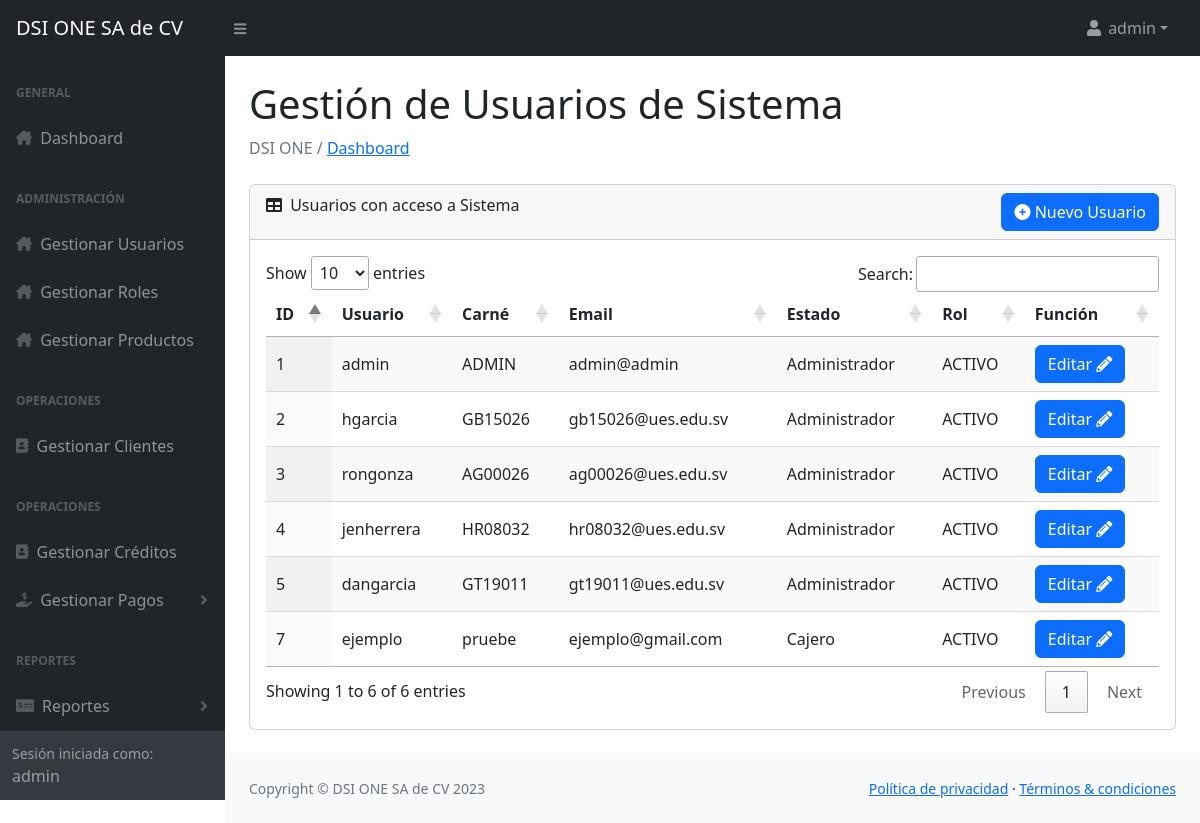
Page /Vista/admin_usuarios.php (signed in) on the committed database.
### tables this page shows
CREATE TABLE `usuarios_dsi` (
  `id` int(11) NOT NULL,
  `username` varchar(15) NOT NULL,
  `password` varchar(25) NOT NULL,
  `carne` varchar(10) NOT NULL,
  `email` varchar(25) NOT NULL,
  `codigo_recuperacion` varchar(6) DEFAULT NULL,
  `estado` enum('ACTIVO','INACTIVO') NOT NULL DEFAULT 'ACTIVO',
  `rol` varchar(255) NOT NULL
);

### Vista/admin_usuarios.php (the view, shortened to what this page needs)
<?php include '../Controlador/sesion.php';
?>
<head>
    <?php include '../Modelo/o_head.php'; ?>
</head>
<body class="sb-nav-fixed">
    <?php include '../Modelo/o_menu.php'; ?>
    <div id="layoutSidenav_content">
        <main>
            <div class="container-fluid px-4">
                <h1 class="mt-4">Gestión de Usuarios de Sistema</h1>
                <ol class="breadcrumb mb-4">
                    <li class="breadcrumb-item active"> DSI ONE / <a href="../Vista/home.php"> Dashboard </a></li>
                </ol>
                <div class="card mb-4">
                    <div class="card-header">
                        <i class="fas fa-table me-1"></i>
                        Usuarios con acceso a Sistema
                        <div style="float: right;">
                            <button class="btn btn-primary" data-bs-toggle="modal" data-bs-target="#addUsuarioModal"><i class="fa-solid fa-circle-plus"></i> Nuevo Usuario</button>
                        </div>
                    </div>
                    <div class="card-body">
                        <table id="datatablesSimple" class="display">
                            <thead>
                                <tr>
                                    <th>ID</th>
                                    <th>Usuario</th>
                                    <th>Carné</th>
                                    <th>Email</th>
                                    <th>Estado</th>
                                    <th>Rol</th>
                                    <th>Función</th>
                                </tr>
                            </thead>
                            <tbody>
                                <?php
                                $query = "SELECT * FROM usuarios_dsi";
                                $result = $conn->query($query);
                                if ($result->num_rows > 0) {
                                    while ($row = $result->fetch_assoc()) {
                                        echo "<tr>";
                                        echo "<td>" . $row['id'] . "</td>";
                                        echo "<td>" . $row['username'] . "</td>";
                                        echo "<td>" . $row['carne'] . "</td>";
                                        echo "<td>" . $row['email'] . "</td>";
                                        echo "<td>" . $row['rol'] . "</td>";
                                        echo "<td>" . $row['estado'] . "</td>";
                                        echo '<td>
                                                <button class="btn btn-primary" onclick="cargarDatosUsuario(' . $row['id'] . ')" data-bs-toggle="modal" data-bs-target="#editUsuarioModal">Editar <i class="fas fa-pencil-alt" style="color: white;"></i></button>
                                            </td>';
                                        echo "</tr>";
                                    }
                                } else {
                                    echo "<tr><td colspan='7'>No se encontraron registros en la tabla usuarios_dsi.</td></tr>";
                                }
                                ?>
                            </tbody>
                        </table>
                    </div>
                </div>
            </div>
        </main>
        <?php include '../Modelo/o_scrips_generales.php'; ?>
</body>
</html>

### rows in the picture
usuarios_dsi: id "1", username "admin", carne "ADMIN", email "admin@admin", rol "Administrador", estado "ACTIVO"
usuarios_dsi: id "2", username "hgarcia", carne "GB15026", email "gb15026@ues.edu.sv", rol "Administrador", estado "ACTIVO"
usuarios_dsi: id "3", username "rongonza", carne "AG00026", email "ag00026@ues.edu.sv", rol "Administrador", estado "ACTIVO"
usuarios_dsi: id "4", username "jenherrera", carne "HR08032", email "hr08032@ues.edu.sv", rol "Administrador", estado "ACTIVO"
usuarios_dsi: id "5", username "dangarcia", carne "GT19011", email "gt19011@ues.edu.sv", rol "Administrador", estado "ACTIVO"
usuarios_dsi: id "7", username "ejemplo", carne "pruebe", email "ejemplo@gmail.com", rol "Cajero", estado "ACTIVO"

### other values in the picture
$_SESSION['username'] "admin"
